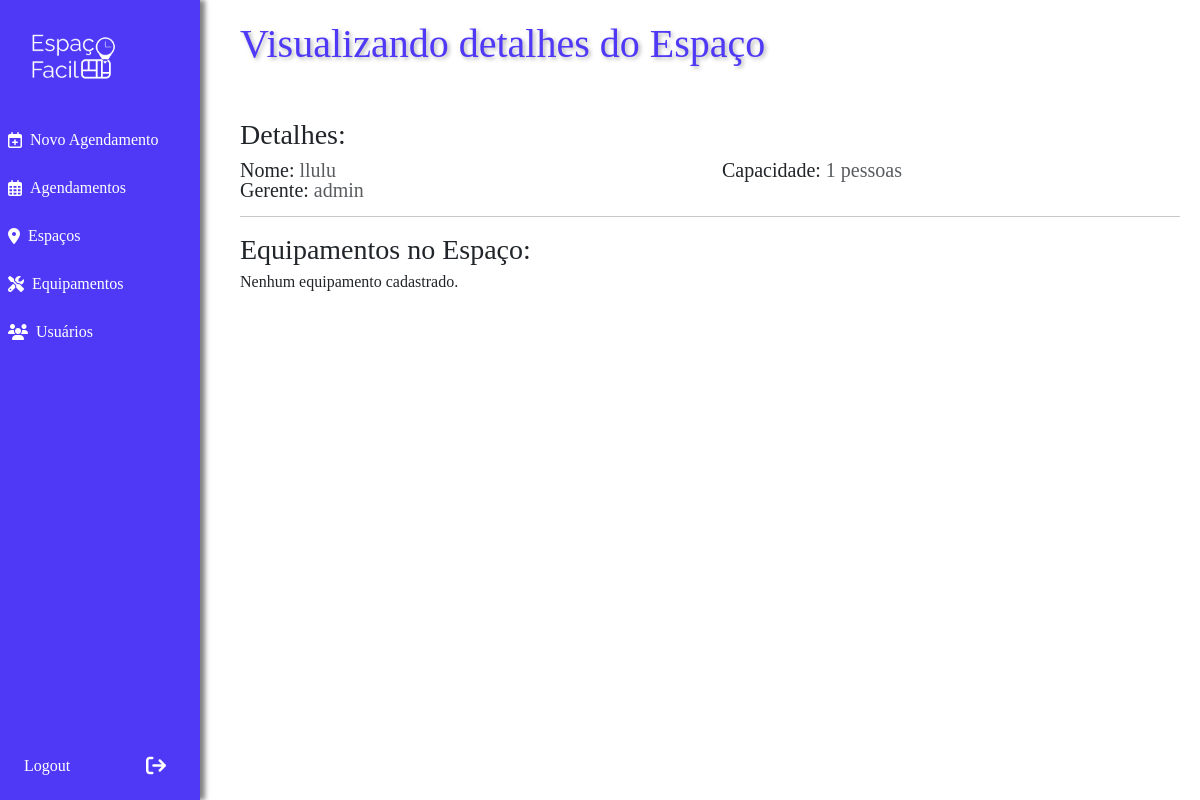
The app's page /room/1/ (signed in) with its own data.
### app/models.py (models this page shows, shortened)
class Room(models.Model):
    roomManager = models.ForeignKey(User,on_delete=models.CASCADE)
    nameRoom = models.CharField(max_length=100, null=False, blank=False)
    headCount = models.IntegerField(null=False, blank=False)

class User(AbstractBaseUser, PermissionsMixin):
    name = models.CharField(max_length=100)
    email = models.EmailField(unique=True)
    phone = models.CharField(max_length=15)
    is_active = models.BooleanField(default=True)
    is_staff = models.BooleanField(default=False)
    objects = CustomUserManager()
    USERNAME_FIELD = 'email'
    REQUIRED_FIELDS = ['name']

### app/views.py (the view)
# urls.py: path('room/<int:pk>/', RoomDetailView.as_view(), name="room_detail"),
class RoomDetailView(LoginRequiredMixin, DetailView):
    model = Room
    def get_context_data(self, **kwargs):
        context =  super().get_context_data(**kwargs)
        context["equipment"] = RoomEquipment.objects.filter(room=self.object)
        return context

### templates/app/room_detail.html
{% extends "base.html" %}
{% load static %}
{% block content %}
  <h1>Visualizando detalhes do Espaço</h1>
  <h3 class="h3">Detalhes:</h3>
  <div class="row">
    <p class="col-6 lead">Nome:<span class="text-muted"> {{ room.nameRoom }}</span></p>
    <p class="col-6 lead">Capacidade:<span class="text-muted"> {{ room.headCount }} pessoas</span></p>
    <p class="col-6 lead">Gerente:<span class="text-muted"> {{ room.roomManager.name }}</span></p>
  </div>
  <hr>
  <h3 class="h3">Equipamentos no Espaço:</h3>
  {% if equipment %}
    <table class="table">
      <thead class="thead-light">
        <tr>
          <th scope="col">Equipamento</th>
          <th scope="col">Quantidade</th>
        </tr>
      </thead>
      <tbody>
        {% for equip in equipment %}
        <tr>
          <td>{{ equip.equipment.nameEquipment }}</td>
          <td>{{ equip.amount }}</td>
        </tr>
        {% endfor %}
      </tbody>
    </table>
  {% else %}
    <p>Nenhum equipamento cadastrado.</p>
  {% endif %}
{% endblock %}

### app/static/css/menu.css (style rules this page uses)
* { margin: 0px; padding: 0px; box-sizing: border-box; }

### app/static/css/base.css (style rules this page uses)
h1, h2, h3, h4, h5, h6 { color: #4F39F6; }
h1 { margin-bottom: 50px; width: 100%; font-size: 2.5rem; font-weight: 500; line-height: 1.2; text-shadow: 2px 2px 4px rgba(0, 0, 0, 0.3); }

### records on screen
Room: nameRoom "llulu", headCount "1", roomManager.name "admin"
